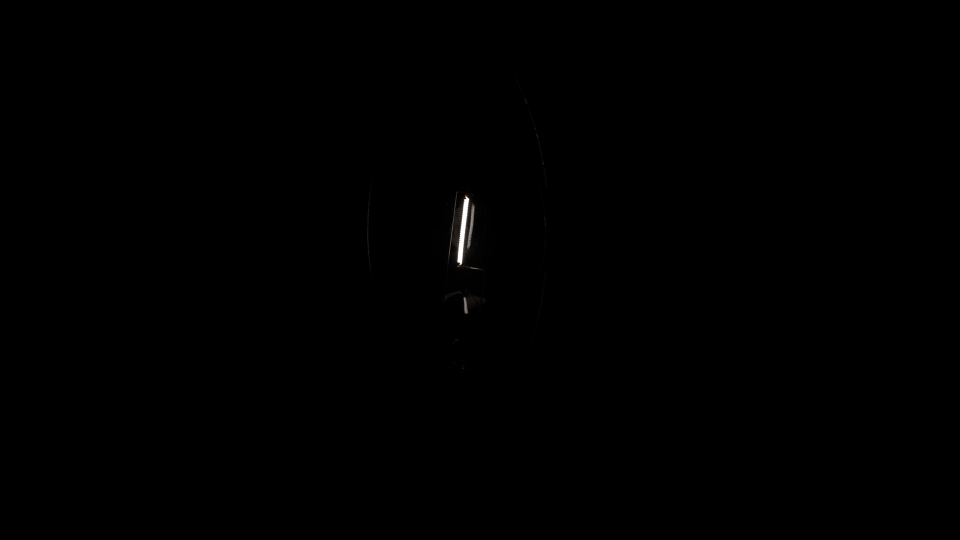
#> input picture Stills/v01.jpg, 1920 x 1080 px (shown at 1/2 size); its folder holds 4 pictures in this run; the run also reads 1 picture not shown here
$ python Comparagram.py
#> lines starting #> are read from the running program, lines starting #| are printed output that depends on the picture
import cv2
import numpy as np
import matplotlib.pyplot as plt

# part 3 of lab (computing pairwise comparagrams)

def image_to_channels(image):
    shape = image.shape
    channel_count = shape[2]
    channels = [None for i in range(channel_count)]
    for i in range(channel_count):
        channels[i] = image[:, :, i].flatten()
    return channels


def comparagram_plot(image1, image2, regress, monochrome, axises, labels, save, path):
    # convert images into their respective color channels
    image1_channels = image_to_channels(image1)
    image2_channels = image_to_channels(image2)

    fig = plt.figure()
    ax = fig.add_subplot(111)

    # monotone/colored differentiation colors
    if monochrome:
        colors = ["black", "black", "black"]
        # ax.set_facecolor((0, 0 0))
    else:
        colors = ["r", "g", "b"]

        # RGB
    for index, color in enumerate(colors):
        ax.scatter(image1_channels[index], image2_channels[index], s=0.3, c=color)

    if regress:
        samples = np.linspace(0,256, 2)
        for index, color in enumerate(colors):
            poly = np.polyfit(image1_channels[index],image2_channels[index],1)
            #print(color,"g(x) = "+str(poly[0])+"f"+" "+str(poly[1]))
            plt.plot(samples,poly[0]*samples+poly[1],"-")


    ax.set_aspect('equal', adjustable='box')
    plt.axis('square')

    # axis visibility
    if not axises:
        ax.axes.get_xaxis().set_visible(False)
        ax.axes.get_yaxis().set_visible(False)

    # Labels
    if labels:
        plt.ylabel('Image 2 [g(f)]')
        plt.xlabel('Image 1 [f]')
        ax.set_title("Comparagram")

    ax.set(xlim=(0, 256), ylim=(0, 256))

    # Export/Viewing
    if save:
        plt.savefig(path, bbox_inches='tight')
    else:
        plt.show()


if __name__ == "__main__":
    names = ["v01","v02","v03","v04","v05","v06","v07","v08","v09","v10","v11","v12"]
    count = 0
    for i in range(len(names)-1):
        # iterating through the images from v01-v12
        name1 = names[i]
        name2 = names[i+1]

        image1 = cv2.imread("Stills/"+name1+".jpg")
#> image1 is the input picture: shape (1080, 1920, 3); mean B, G, R 0.3, 0.3, 0.3
        image2 = cv2.imread("Stills/"+name2+".jpg")

        comparagram_plot(image1, image2, True, False, True, True, True, "Comparagrams/{}-{}.png".format(name1,name2))
#> after the loop in image_to_channels, `for i in range(channel_count):`: channels = 3 items
#> the loop in comparagram_plot, `for index, color in enumerate(colors):` made 3 passes
#> poly on passes 1 to 3: [1.12, 0.0861], [1.12, 0.0914], [1.13, 0.0972]
#> in comparagram_plot, `plt.savefig(path, bbox_inches='tight')`:
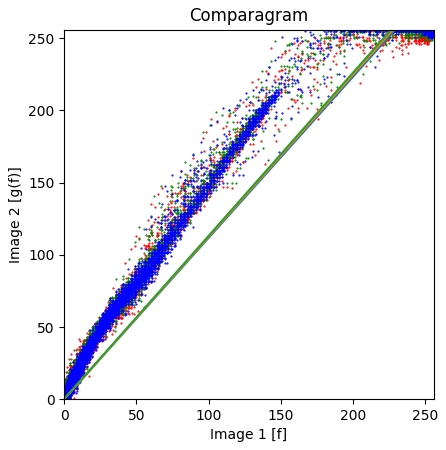
#> figure drawn by matplotlib, 1 panel
#> pass 2 of the loop `for i in range(len(names)-1):`:
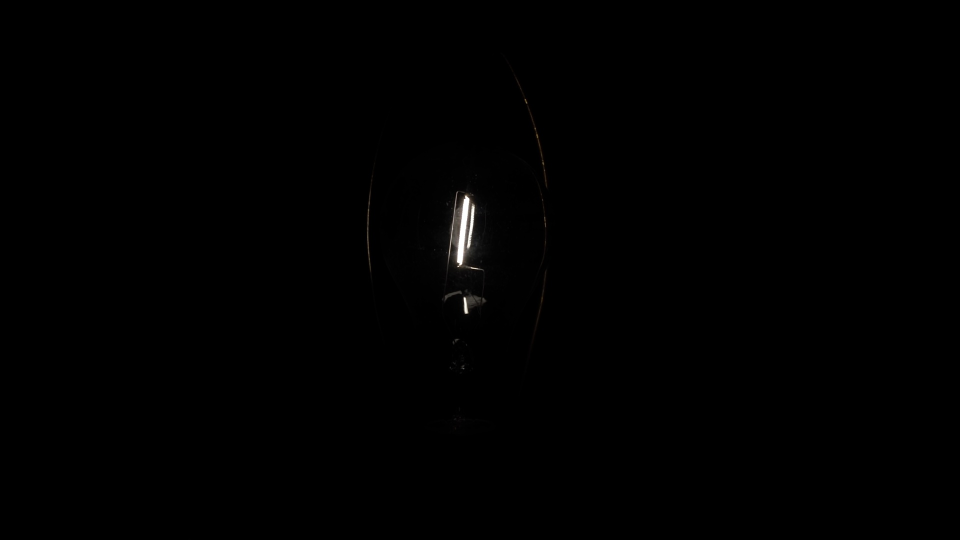
#> input picture Stills/v03.jpg, 1920 x 1080 px (shown at 1/2 size)
#> image2 is the input picture: shape (1080, 1920, 3); mean B, G, R 0.6, 0.6, 0.7
#> the loop in comparagram_plot (call 2), `for index, color in enumerate(colors):` made 3 passes
#> poly on passes 1 to 3: [1.16, 0.139], [1.16, 0.145], [1.17, 0.153]
#> in comparagram_plot (call 2), `plt.savefig(path, bbox_inches='tight')`:
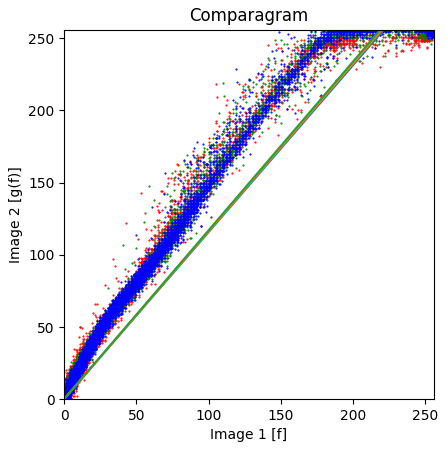
#> figure drawn by matplotlib, 1 panel
#> pass 3 of the loop `for i in range(len(names)-1):`:
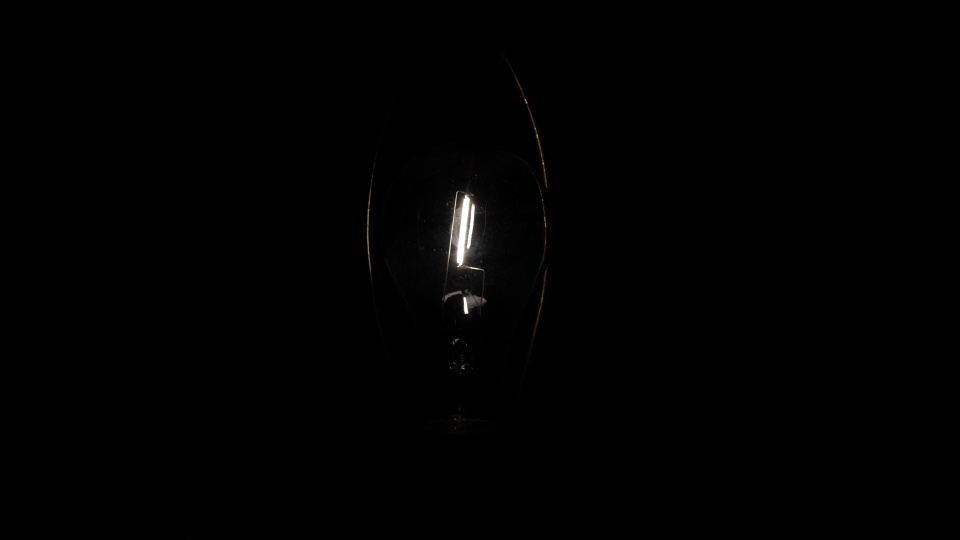
#> input picture Stills/v04.jpg, 1920 x 1080 px (shown at 1/2 size)
#> image2 is the input picture: shape (1080, 1920, 3); mean B, G, R 0.9, 0.9, 1
#> the loop in comparagram_plot (call 3), `for index, color in enumerate(colors):` made 3 passes
#> poly on passes 1 to 3: [1.16, 0.213], [1.16, 0.223], [1.17, 0.237]
#> in comparagram_plot (call 3), `plt.savefig(path, bbox_inches='tight')`:
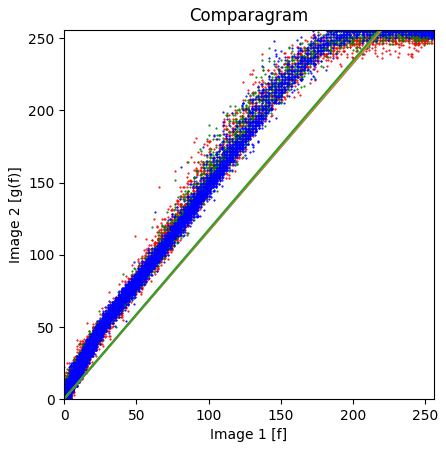
#> figure drawn by matplotlib, 1 panel
#> (the run stopped early here; a loop or call above may not have finished)
